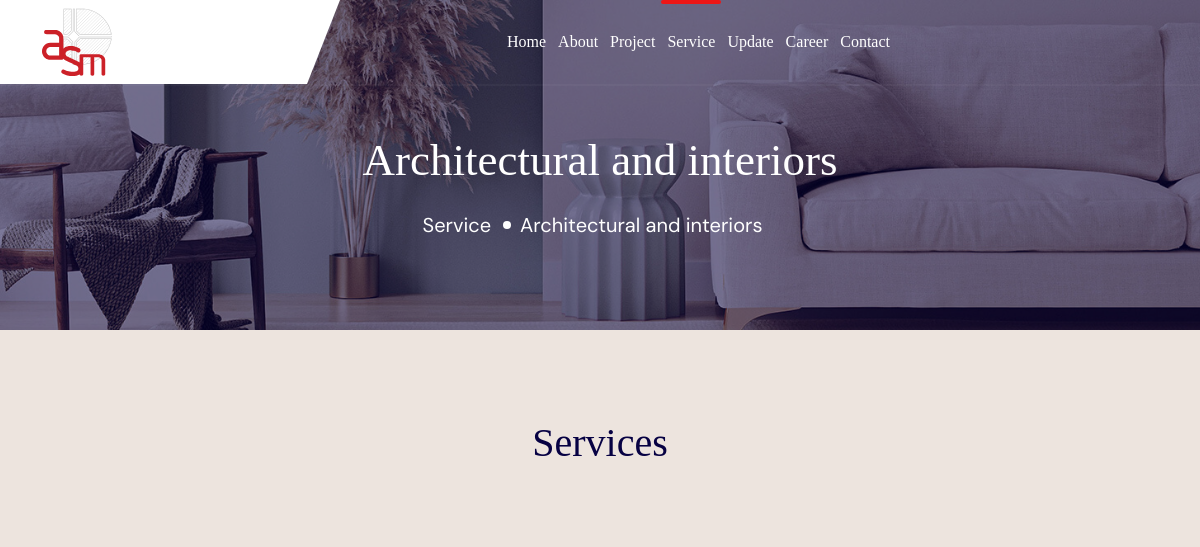
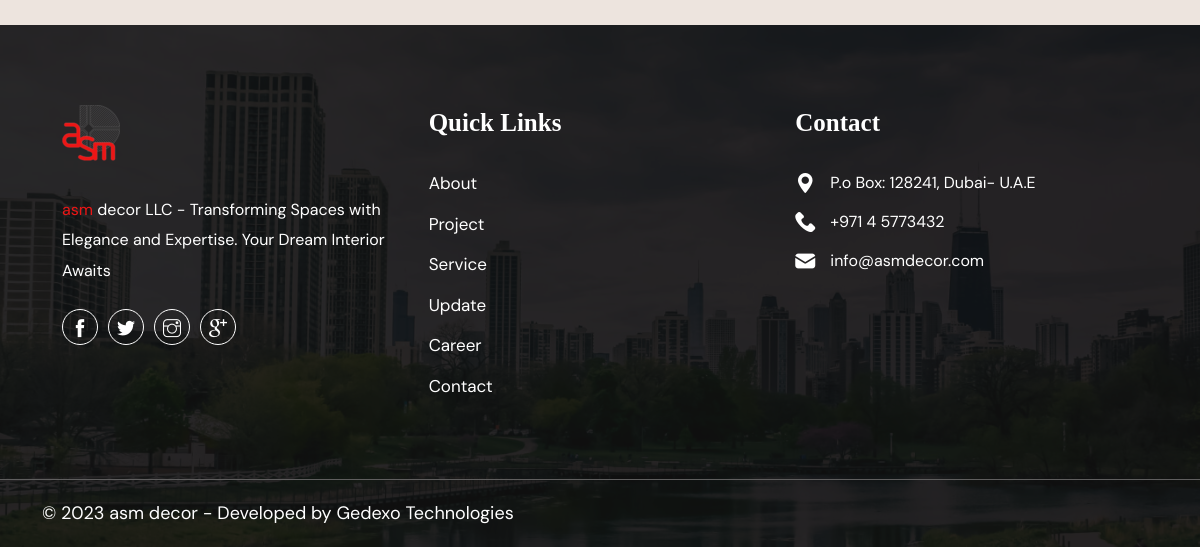
/services/architectural-and-interiors/, run on an earlier commit of the app's database (2 pictures, top to bottom).
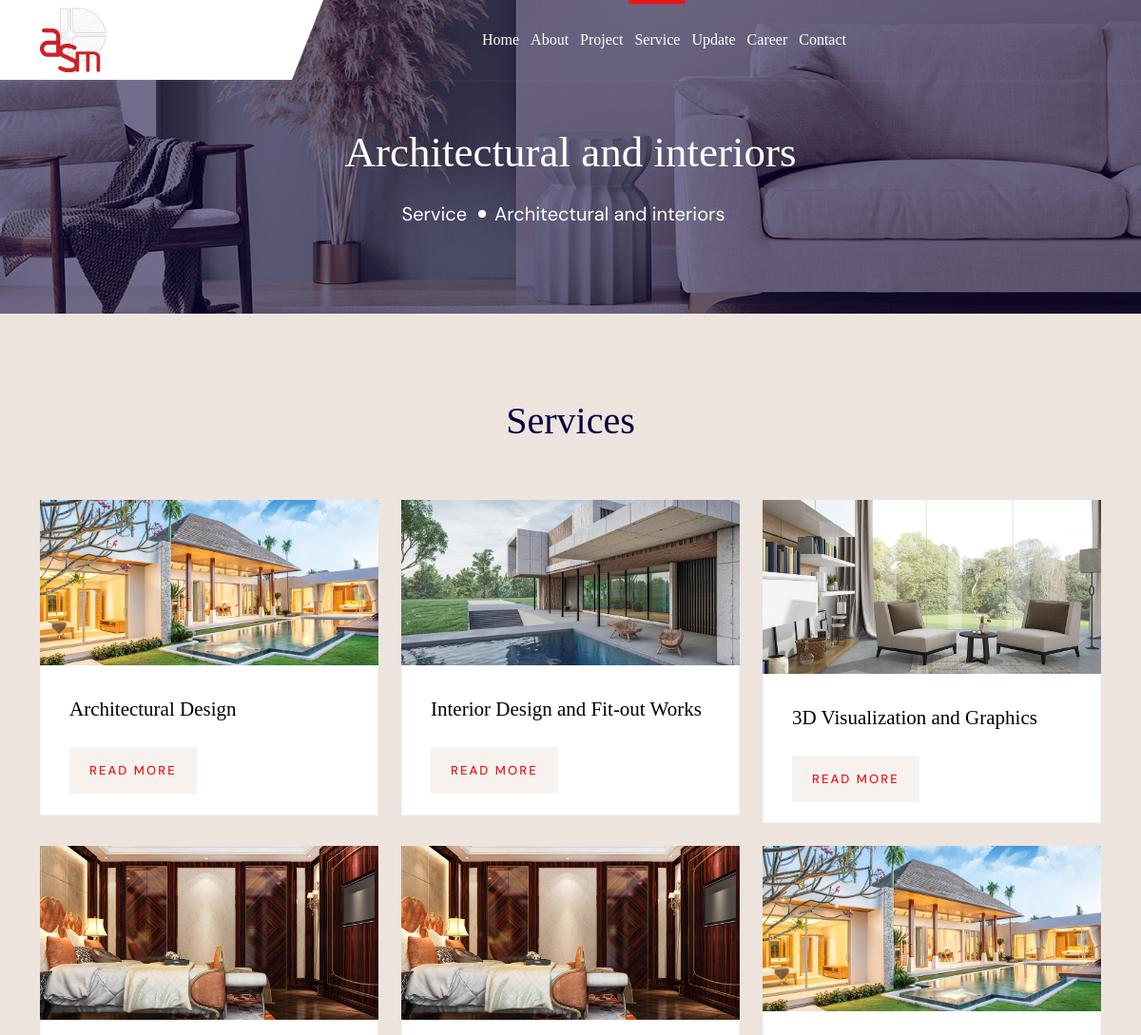
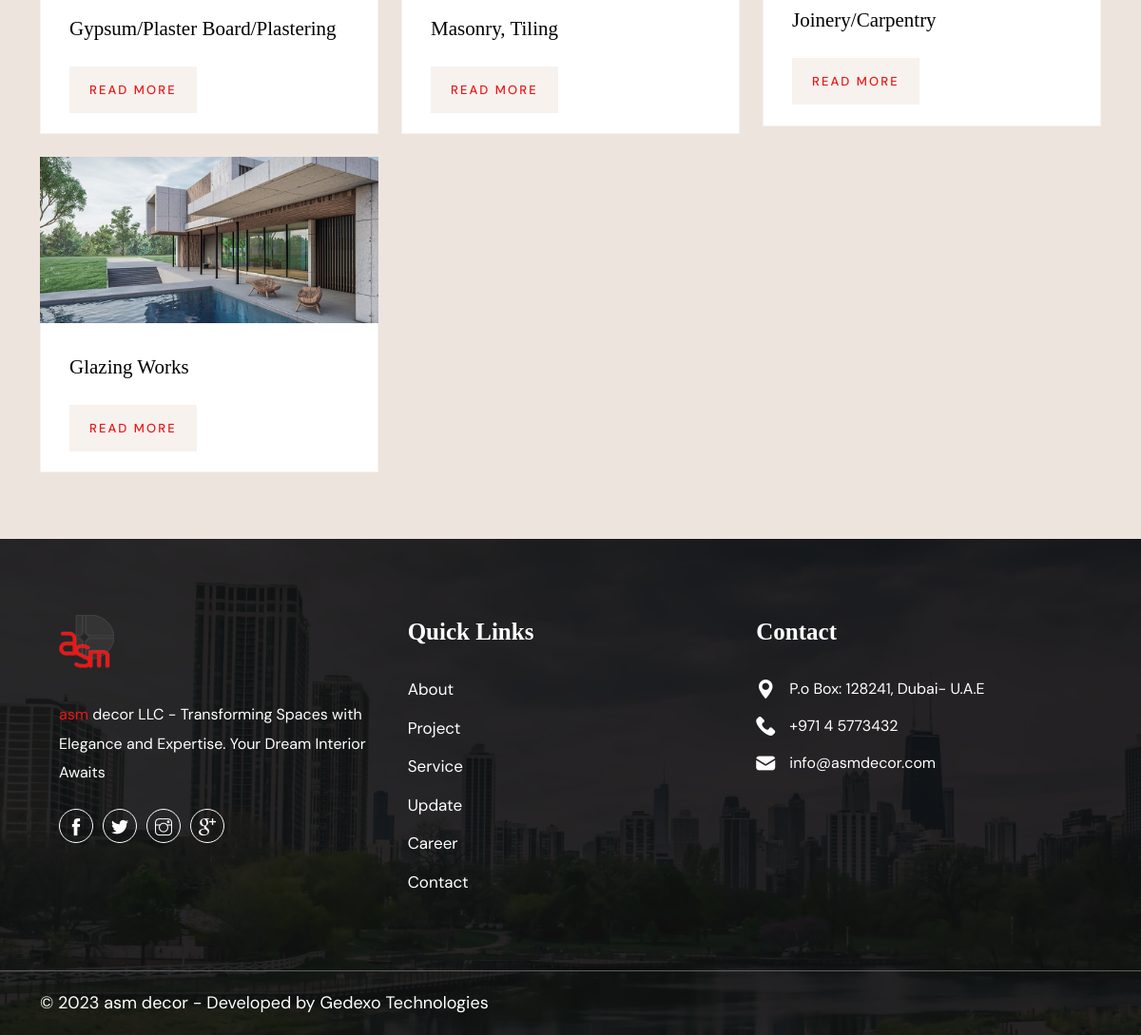
And on a later commit of the database (2 pictures, top to bottom).
### web/models.py (models this page shows, shortened)
class ServiceCategory(models.Model):
    order = models.PositiveIntegerField(null=True, blank=True)
    name=models.CharField(max_length=30)
    slug = models.SlugField(max_length=100, unique=True)
    image=models.ImageField()
    class Meta:
        ordering = ("order",)
    def __str__(self):
        return self.name
    class Meta:
        verbose_name_plural = "ServiceCategories"

class Service(models.Model):
    category=models.ForeignKey("web.ServiceCategory",on_delete=models.CASCADE)
    title=models.CharField(max_length=300)
    slug = models.SlugField(unique=True, max_length=100, blank=True, null=True)
    image=models.ImageField(upload_to='service')
    description=HTMLField()

### web/views.py (the view)
# urls.py: path("services/<slug:category_slug>/", views.ServiceSingleView.as_view(), name="service-single"),
class ServiceSingleView(TemplateView):
    template_name="web/service-single.html"
    def get_context_data(self, **kwargs):
        context = super().get_context_data(**kwargs)
        category_slug = self.kwargs['category_slug']
        category = get_object_or_404(ServiceCategory, slug=category_slug)
        context["category"] = category
        context["services"] = Service.objects.filter(category=category)
        context["is_service"] = True
        return context

### templates/web/service-single.html (shortened to what this page needs)
{% extends "web/base.html" %}
{% load static %}
{% block content %}
        <section class="wpo-page-title">
            <div class="container">
                <div class="row">
                    <div class="col col-xs-12">
                        <div class="wpo-breadcumb-wrap">
                            <h2>{{category}}</h2>
                            <ol class="wpo-breadcumb-wrap">
                                <li><a href="{% url 'web:service' %}">Service</a></li>
                                <li>{{category}}</li>
                            </ol>
                        </div>
                    </div>
                </div>
            </div>
        </section>
        <section class="wpo-blog-section section-padding">
            <div class="container">
                <div class="row justify-content-center">
                    <div class="col-lg-6">
                        <div class="wpo-section-title">
                            <h2>Services</h2>
                        </div>
                    </div>
                </div>
                <div class="blog-wrapper">
                    <div class="row wpo-blog gutter-y">
                        {% for service in services %}
                        <div class="blog-single col-lg-4 col-md-6 col-12">
                            <div class="images">
                                <img src="{{ service.image.url }}" alt="">
                            </div>
                            <div class="text services">
                                <h2>{{service.title}}</h2>
                                <a href="{% url "web:service-detail" service.slug %}">READ MORE</a>
                            </div>
                        </div>
                        {% endfor %}
                    </div>
                </div>
            </div>
        </section>
{% endblock %}

### templates/web/base.html (shortened to what this page needs)
{% load static %}
<!DOCTYPE html>
<html lang="en">
<head>
    <link href="{% static 'web/assets/css/themify-icons.css' %}" rel="stylesheet">
    <link href="{% static 'web/assets/css/flaticon.css' %}" rel="stylesheet">
    <link href="{% static 'web/assets/css/bootstrap.min.css' %}" rel="stylesheet">
    <link href="{% static 'web/assets/css/animate.css' %}" rel="stylesheet">
    <link href="{% static 'web/assets/css/owl.carousel.css' %}" rel="stylesheet">
    <link href="{% static 'web/assets/css/owl.theme.css' %}" rel="stylesheet">
    <link href="{% static 'web/assets/css/slick.css' %}" rel="stylesheet">
    <link href="{% static 'web/assets/css/slick-theme.css' %}" rel="stylesheet">
    <link href="{% static 'web/assets/css/swiper.min.css' %}" rel="stylesheet">
    <link href="{% static 'web/assets/css/owl.transitions.css' %}" rel="stylesheet">
    <link href="{% static 'web/assets/css/jquery.fancybox.css' %}" rel="stylesheet">
    <link href="{% static 'web/assets/css/odometer-theme-default.css' %}" rel="stylesheet">
    <link href="{% static 'web/assets/sass/style.css' %}" rel="stylesheet">
    <link href="{% static 'web/assets/css/custom.css' %}" rel="stylesheet">
</head>
<body>
    <div class="page-wrapper">
        {% include "web/partials/header.html" %}
        {% block content %}{% endblock  %}
        {% include "web/partials/footer.html" %}
    </div>
</body>
</html>

### templates/web/partials/header.html (shortened to what this page needs)
  {% load static %}
        <header id="header" class="wpo-header-style-1">
            <div class="wpo-site-header">
                <nav class="navigation navbar navbar-expand-lg navbar-light">
                    <div class="container">
                        <div class="row align-items-center">
                            <div class="col-lg-3 col-md-5 col-6">
                                <div class="navbar-header">
                                    <a class="navbar-brand" href="{% url "web:index" %}"><img src="{% static 'web/assets/images/asm_logo.svg' %}"
                                            alt=""></a>
                                </div>
                            </div>
                            <div class="col-lg-8 col-md-1 col-1">
                                <div id="navbar" class="collapse navbar-collapse navigation-holder">
                                    <ul class="nav navbar-nav mb-2 mb-lg-0">
                                        <li><a class=" {% if is_index %}active{% endif %}" href="{% url "web:index" %}">Home</a></li>
                                        <li><a class="{% if is_about %}active{% endif %}" href="{% url "web:about" %}">About</a></li>
                                        <li><a class="{% if is_project %}active{% endif %}" href="{% url "web:project" %}">Project</a></li>
                                        <li><a class="{% if is_service %}active{% endif %}" href="{% url "web:service" %}">Service</a></li>
                                        <li><a class="{% if is_update %}active{% endif %}" href="{% url "web:update" %}">Update</a></li>
                                        <li><a class="{% if is_career %}active{% endif %}" href="{% url "web:career" %}">Career</a></li>
                                        <li><a class="{% if is_contact %}active{% endif %}" href="{% url "web:contact" %}">Contact</a></li>
                                    </ul>
                                </div>
                            </div>
                        </div>
                    </div>
                </nav>
            </div>
        </header>

### templates/web/partials/footer.html (shortened to what this page needs)
   {% load static %}
        <footer class="wpo-site-footer">
            <div class="wpo-upper-footer">
                <div class="container">
                    <div class="row">
                        <div class="col col-xl-4 col-lg-4 col-md-6 col-sm-12 col-12">
                            <div class="widget about-widget">
                                <div class="logo widget-title">
                                    <a class="logo" href="{% url "web:index" %}"><img src="{% static 'web/assets/images/logo.png' %}" alt=""></a>
                                </div>
                                <p><span class="asm-text"> asm</span> decor LLC - Transforming Spaces with Elegance and Expertise. Your Dream Interior Awaits</p>
                                <ul>
                                    <li>
                                        <a href="#">
                                            <i class="ti-facebook"></i>
                                        </a>
                                    </li>
                                    <li>
                                        <a href="#">
                                            <i class="ti-twitter-alt"></i>
                                        </a>
                                    </li>
                                    <li>
                                        <a href="#">
                                            <i class="ti-instagram"></i>
                                        </a>
                                    </li>
                                    <li>
                                        <a href="#">
                                            <i class="ti-google"></i>
                                        </a>
                                    </li>
                                </ul>
                            </div>
                        </div>
                        <div class="col col-xl-4  col-lg-4 col-md-6 col-sm-12 col-12">
                            <div class="widget link-widget">
                                <div class="widget-title">
                                    <h3>Quick Links</h3>
                                </div>
                                <ul>
                                    <li><a href="{% url "web:about" %}">About</a></li>
                                    <li><a href="{% url "web:project" %}">Project</a></li>
                                    <li><a href="{% url "web:service" %}">Service</a></li>
                                    <li><a href="{% url "web:update" %}">Update</a></li>
                                    <li><a href="{% url "web:career" %}">Career</a></li>
                                    <li><a href="{% url "web:contact" %}">Contact</a></li>
                                </ul>
                            </div>
                        </div>
                        <div class="col col-xl-4  col-lg-4 col-md-6 col-sm-12 col-12">
                            <div class="widget wpo-service-link-widget">
                                <div class="widget-title">
                                    <h3>Contact </h3>
                                </div>
                                <div class="contact-ft">
                                    <ul>
                                        <li><i class="fi flaticon-maps-and-flags"></i><a href="https://maps.app.goo.gl/74gnYR322dWSguD59"> P.o Box: 128241,
                                            Dubai- U.A.E </a></li>
                                        <li><i class="fi flaticon-phone-call"></i><a href="tel:97145773432">+971 4 5773432</a></li>
                                        <li><i class="fi flaticon-email"></i><a href="mailto:info@asmdecor.com">info@asmdecor.com</a></li>
                                    </ul>
                                </div>
                            </div>
                        </div>
                    </div>
                </div>
            </div>
            <div class="wpo-lower-footer">
                <div class="container">
                    <div class="row">
                        <div class="col col-xs-12">
                            <ul>
                                <li>© 2023 asm decor - Developed by Gedexo Technologies</li>
                            </ul>
                        </div>
                    </div>
                </div>
            </div>
        </footer>

### static/web/assets/css/custom.css (style rules this page uses)
.wpo-blog-section .blog-wrapper .blog-single .text.services { padding: 20px 30px 35px; background-color: #ffffff; }
.gutter-y { --bs-gutter-y: 1.5rem; }
.asm-text { color: #EC1616; }

What changed in the data, as far as the page shows it:
added Service: image (picture), title "Architectural Design"
added Service: image (picture), title "Interior Design and Fit-out Works"
added Service: image (picture), title "3D Visualization and Graphics"
added Service: image (picture), title "Gypsum/Plaster Board/Plastering"
added Service: image (picture), title "Masonry, Tiling"
added Service: image (picture), title "Joinery/Carpentry"
added Service: image (picture), title "Glazing Works"
